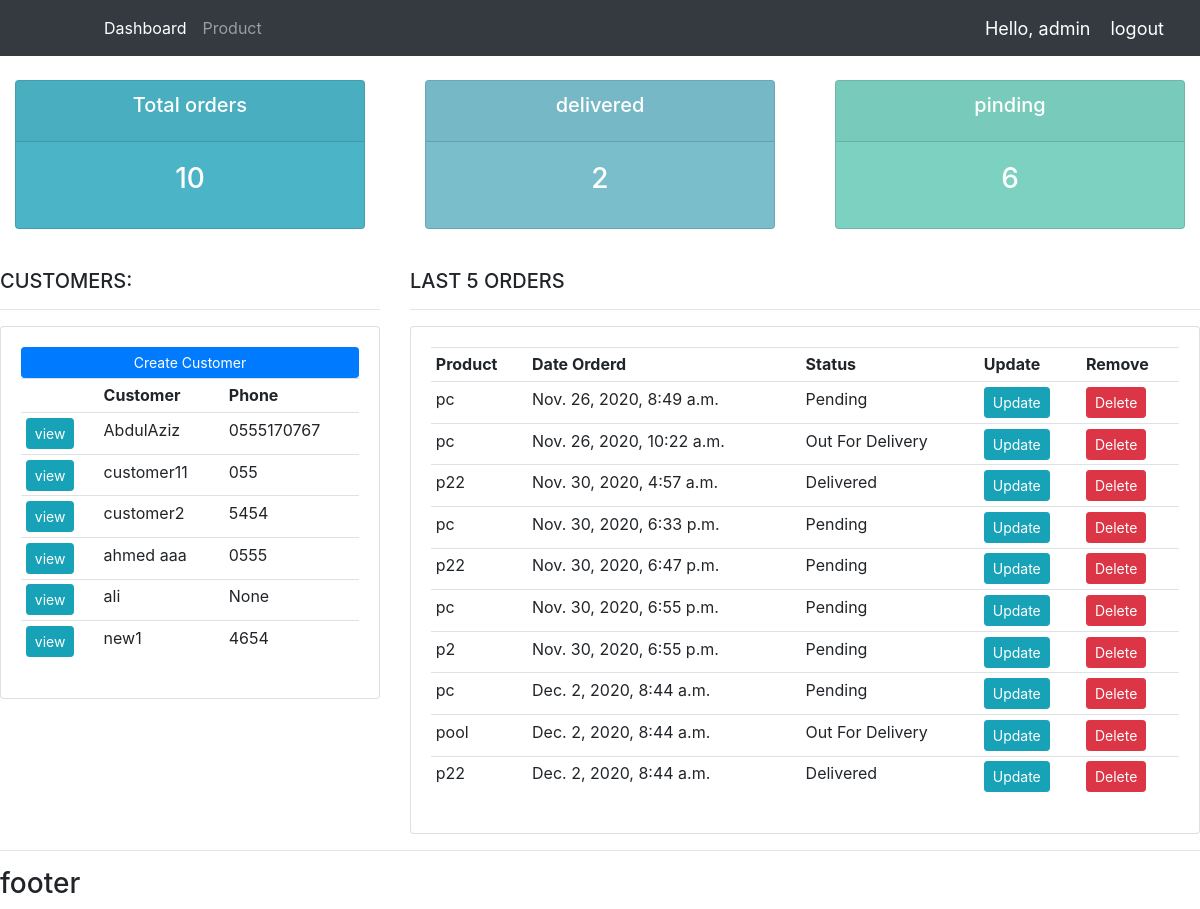
Page / (signed in) on the earlier database version.
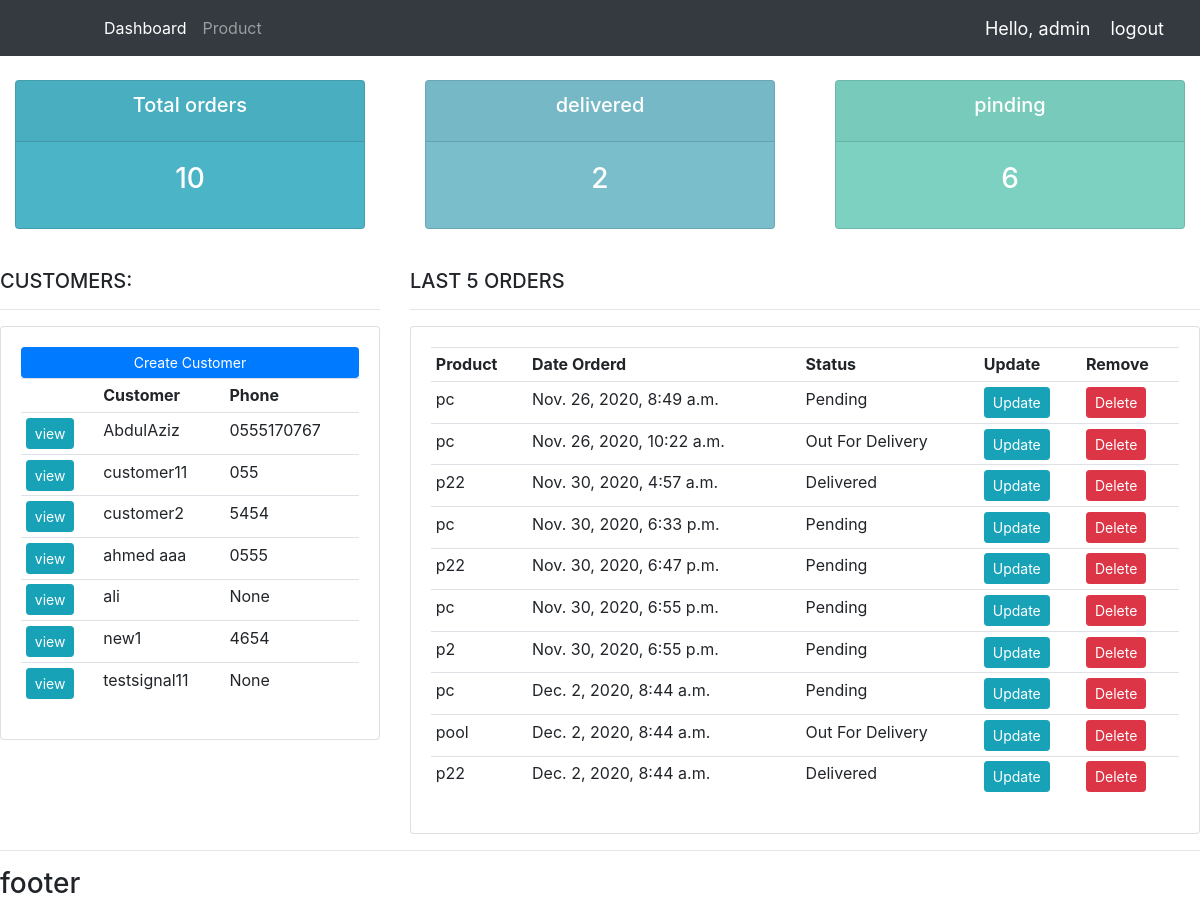
Same page on the later database version.
### accounts/models.py (models this page shows, shortened)
class Customer(models.Model):
    user = models.OneToOneField(User, null=True, blank=True, on_delete=models.CASCADE)
    name = models.CharField(max_length=20,null=True)
    phone = models.CharField(max_length=20,null=True)
    email = models.EmailField(max_length=50,null=True)
    profile_pic = models.ImageField(default='profile1.jpg', blank=True, null=True)
    date_created = models.DateTimeField(auto_now_add=True)

class Order(models.Model):
    STATUS=(
        ('Pending','Pending'),
        ('Out For Delivery','Out For Delivery'),
        ('Delivered','Delivered'),
    )
    customer = models.ForeignKey(Customer,null=True, on_delete=models.SET_NULL)
    product = models.ForeignKey(Product,null=True, on_delete=models.SET_NULL)
    status = models.CharField(max_length = 150,null=True,choices=STATUS)
    date_created = models.DateTimeField(auto_now_add=True,null=True)
    note = models.CharField(max_length=1000,null=True)

class Product(models.Model):
    CATEGORY=(
        ('Indoor','Indoor'),
        ('Outdoor','Outdoor'),
    )
    name = models.CharField(max_length = 200,null=True)
    price = models.FloatField(null=True)
    category = models.CharField(max_length = 200,null=True,choices=CATEGORY)
    description = models.CharField(max_length = 200,null=True,blank=True)
    date_created = models.DateTimeField(auto_now_add=True,null=True)
    tags = models.ManyToManyField(Tag)
    def __str__(self):
        return self.name

### accounts/decorators.py (the view)
	def wrapper_function(request, *args, **kwargs):
		group = None
		if request.user.groups.exists():
			group = request.user.groups.all()[0].name
		if group == 'customer':
			return redirect('user-page')
		if group == 'admin':
			return view_func(request, *args, **kwargs)

### accounts/views.py (called while the page is built)
@login_required(login_url='login')
@admin_only
def home(request):
    orders = Order.objects.all()
    customers = Customer.objects.all()
    total_customers = customers.count()
    total_order = orders.count()
    delivered = orders.filter(status='Delivered').count()
    pinding  = orders.filter(status='Pending').count()
    context = {
        'orders' :orders,
        'customers' :customers,
        'total_customers':total_customers,
        'total_order':total_order,
        'delivered':delivered,
        'pinding':pinding,
        }
    return render(request,'accounts/dashboard.html', context)

### templates/accounts/dashboard.html
{%  extends 'accounts/main.html' %}
{% block content %}
{%  include 'accounts/status.html' %}
<br>
<div class="row">
	<div class="col-md-4">
		<h5>CUSTOMERS:</h5>
		<hr>
		<div class="card card-body">
			<a class="btn btn-primary  btn-sm btn-block" href="">Create Customer</a>
			<table class="table table-sm">
				<tr>
					<th></th>
					<th>Customer</th>
					<th>Phone</th>
				</tr>
				{% for customer in customers %}
					<tr>
						<td><a class="btn btn-sm btn-info" href="{% url 'customer' customer.id %}">view</a></td>
						<td>{{customer.name}}</td>
						<td>{{customer.phone}}</td>
					</tr>
				{% endfor %}
			</table>
		</div>
	</div>
	<div class="col-md-8">
		<h5>LAST 5 ORDERS</h5>
		<hr>
		<div class="card card-body">
			<table class="table table-sm">
				<tr>
					<th>Product</th>
					<th>Date Orderd</th>
					<th>Status</th>
					<th>Update</th>
					<th>Remove</th>
				</tr>
				{% for order in orders %}
					<tr>
						<td>{{order.product}}</td>
						<td>{{order.date_created}}</td>
						<td>{{order.status}}</td>
						<td><a class="btn btn-sm btn-info" href="{% url 'update_order' order.id %}">Update</a></td>
						<td><a class="btn btn-sm btn-danger" href="{% url 'delete_order' order.id %}">Delete</a></td>
					</tr>
				{% endfor %}
			</table>
		</div>
	</div>
</div>
{% endblock %}

Differences in the rows shown:
added Customer: name "testsignal11", phone "None"
